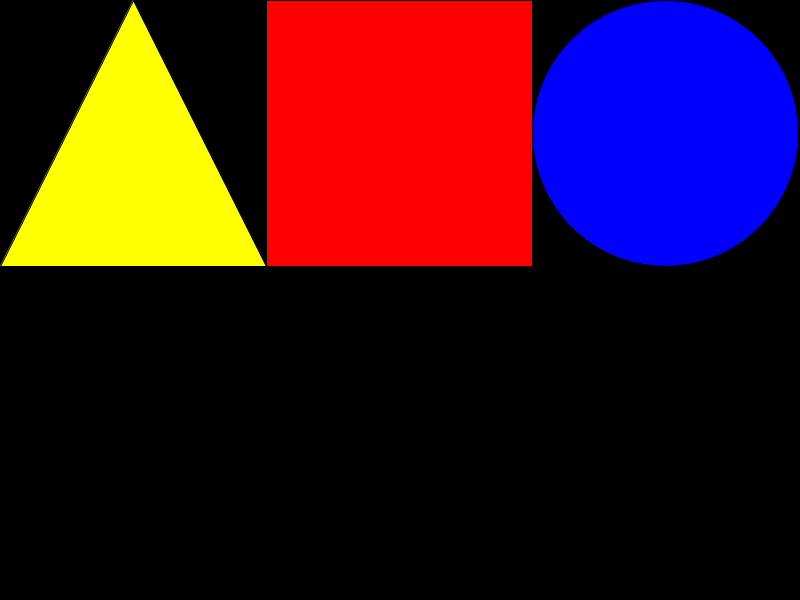
Frame 1 (no input)
Frame 60 (the mouse pressed at the canvas centre just before this capture): identical to frame 1, image omitted
Frame 120 (the mouse held since frame 60 and released just before this capture): identical to frame 1, image omitted

The Processing sketch that drew this single still picture (run headless with seeded random() and noise(); from frame 60 on, the mouse is pressed at the canvas centre):

// Processing sketch: sketch_03_variablesprocessing
// ── sketch_03_variablesprocessing.pde
float taille = 0;

void setup() {

  size(800, 600);
}

void draw () {


  taille = width / 3;
  
  // mouseY
  // width, height

  println(width);
  
  background(0, 0, 0);
  fill(255, 255, 0);
  triangle(0, taille, taille, taille, taille / 2, 0);
  fill(255, 0, 0);
  rect(taille, 0, taille, taille);
  fill(0, 0, 255);
  ellipse(taille * 2  + taille /2, taille /2, taille, taille);
}
